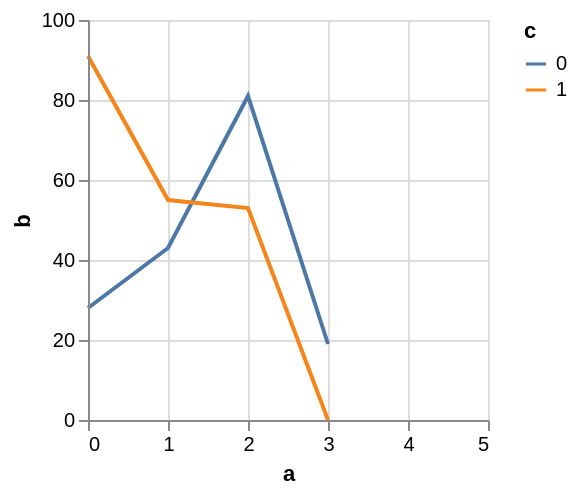

The specification (Vega-Lite) saved for this image:
### Vega specification from a JSON file in a GitHub repository (floating-point values rounded to 4 significant figures)
{"$schema": "https://vega.github.io/schema/vega/v5.json", "autosize": "pad", "padding": 5, "width": 200, "height": 200, "style": "cell", "data": [{"name": "source_0", "values": [{"a": 0, "b": 28, "c": 0}, {"a": 0, "b": 91, "c": 1}, {"a": 1, "b": 43, "c": 0}, {"a": 1, "b": 55, "c": 1}, {"a": 2, "b": 81, "c": 0}, {"a": 2, "b": 53, "c": 1}, {"a": 3, "b": 19, "c": 0}]}, {"name": "data_0", "source": "source_0", "transform": [{"type": "impute", "field": "b", "key": "a", "method": "value", "groupby": ["c"], "value": null}, {"type": "formula", "expr": "datum.b === null ? 0 : datum.b", "as": "b"}]}], "marks": [{"name": "pathgroup", "type": "group", "from": {"facet": {"name": "faceted_path_main", "data": "data_0", "groupby": ["c"]}}, "encode": {"update": {"width": {"field": {"group": "width"}}, "height": {"field": {"group": "height"}}}}, "marks": [{"name": "marks", "type": "line", "style": ["line"], "sort": {"field": "datum[\"a\"]"}, "from": {"data": "faceted_path_main"}, "encode": {"update": {"stroke": {"scale": "color", "field": "c"}, "x": {"scale": "x", "field": "a"}, "y": {"scale": "y", "field": "b"}, "defined": {"signal": "datum[\"a\"] !== null && !isNaN(datum[\"a\"]) && datum[\"b\"] !== null && !isNaN(datum[\"b\"])"}}}}]}], "scales": [{"name": "x", "type": "linear", "domain": {"data": "data_0", "field": "a"}, "range": [0, {"signal": "width"}], "nice": 1, "zero": false}, {"name": "y", "type": "linear", "domain": {"data": "data_0", "field": "b"}, "range": [{"signal": "height"}, 0], "nice": true, "zero": true}, {"name": "color", "type": "ordinal", "domain": {"data": "data_0", "field": "c", "sort": true}, "range": "category"}], "axes": [{"scale": "x", "orient": "bottom", "grid": false, "title": "a", "labelFlush": true, "labelOverlap": true, "tickCount": {"signal": "ceil(width/40)"}, "zindex": 1}, {"scale": "x", "orient": "bottom", "gridScale": "y", "grid": true, "tickCount": {"signal": "ceil(width/40)"}, "domain": false, "labels": false, "maxExtent": 0, "minExtent": 0, "ticks": false, "zindex": 0}, {"scale": "y", "orient": "left", "grid": false, "title": "b", "labelOverlap": true, "tickCount": {"signal": "ceil(height/40)"}, "zindex": 1}, {"scale": "y", "orient": "left", "gridScale": "x", "grid": true, "tickCount": {"signal": "ceil(height/40)"}, "domain": false, "labels": false, "maxExtent": 0, "minExtent": 0, "ticks": false, "zindex": 0}], "legends": [{"stroke": "color", "gradientLength": {"signal": "clamp(height, 64, 200)"}, "symbolType": "stroke", "title": "c"}]}
